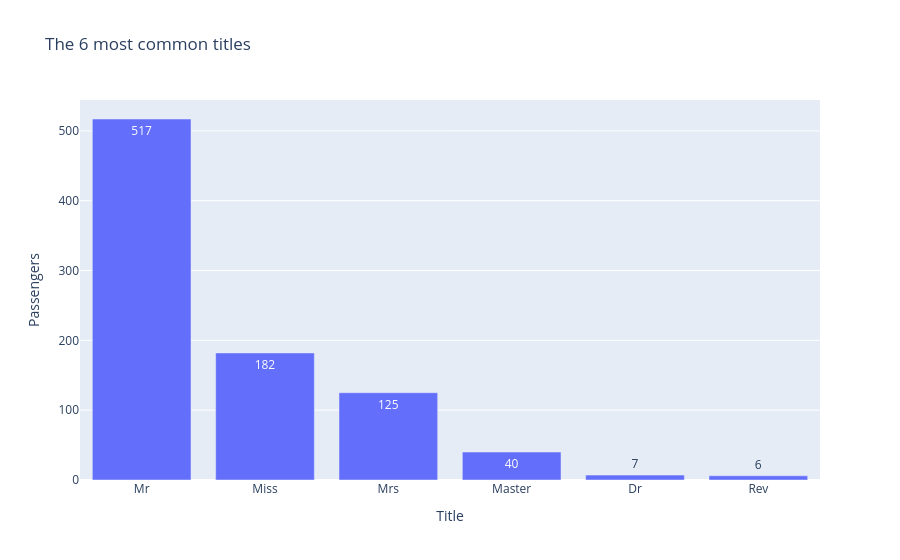

The cell this chart's notebook holds for it:
### Markdown cell above
### 4. The most common titles
`top_titles`: the 6 most common values of `title` with their counts. Then a bar chart of them, sorted, with the count written on each bar.

### Code cell
top_titles = df["title"].value_counts().head(6).reset_index()

fig = px.bar(top_titles, x="title", y="count", text_auto=True,
             labels={"title": "Title", "count": "Passengers"}, title="The 6 most common titles")
fig.show()

### Figure 1 — Plotly figure (JSON) as saved in the notebook; plotly's stock layout.template omitted (floating-point values rounded to 4 significant figures)
{"data": [{"alignmentgroup": "True", "hovertemplate": "Title=%{x}<br>Passengers=%{y}<extra></extra>", "legendgroup": "", "marker": {"color": "#636efa", "pattern": {"shape": ""}}, "name": "", "offsetgroup": "", "orientation": "v", "showlegend": false, "textposition": "auto", "texttemplate": "%{y}", "type": "bar", "x": ["Mr", "Miss", "Mrs", "Master", "Dr", "Rev"], "xaxis": "x", "y": [517, 182, 125, 40, 7, 6], "yaxis": "y"}], "layout": {"barmode": "relative", "legend": {"tracegroupgap": 0}, "title": {"text": "The 6 most common titles"}, "xaxis": {"anchor": "y", "domain": [0.0, 1.0], "title": {"text": "Title"}}, "yaxis": {"anchor": "x", "domain": [0.0, 1.0], "title": {"text": "Passengers"}}}}
